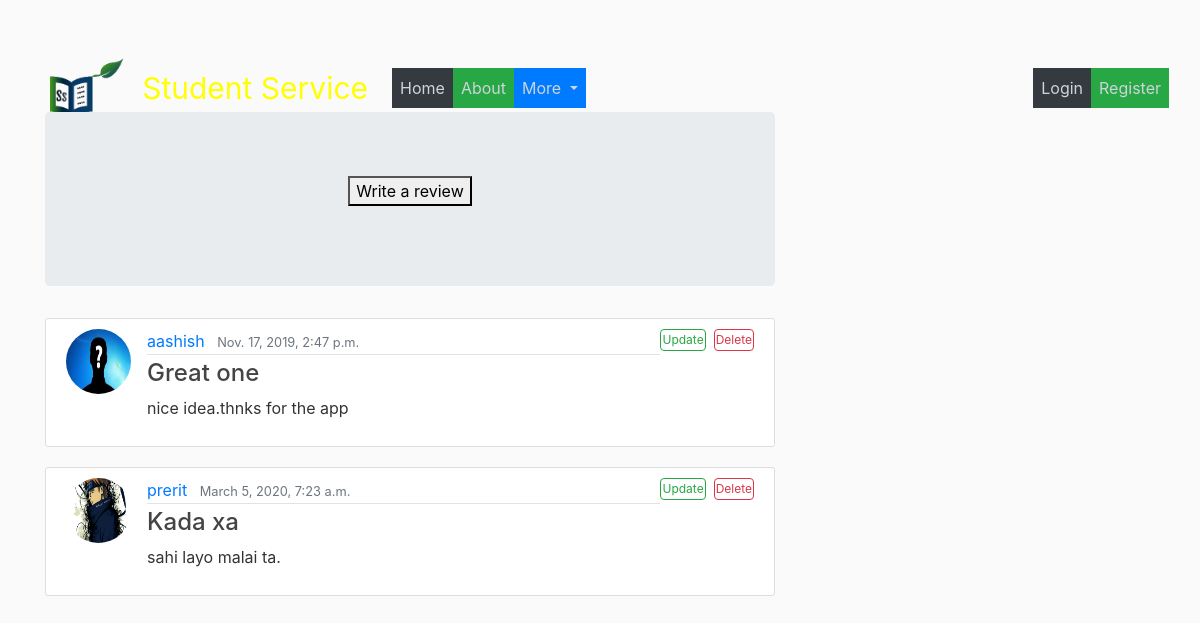
Page /rate/ on the committed database.
### blog/models.py (models this page shows, shortened)
class Post(models.Model):
    title = models.CharField(max_length=100)
    content = models.TextField()
    date = models.DateTimeField(default=timezone.now)
    author = models.ForeignKey(User, on_delete=models.CASCADE)

### users/models.py (models this page shows, shortened)
class Profile(models.Model):
    user = models.OneToOneField(User, on_delete=models.CASCADE)
    image = models.ImageField(default='default.jpg', upload_to='profile_pics')

### blog/views.py (the view)
# urls.py: path('rate/', PostListView.as_view(), name='blog-rate'),
class PostListView(ListView):
    model = Post
    template_name = 'users/rate.html'
    context_object_name = 'posts'
    ordering = ['-author']

### users/templates/users/rate.html (shortened to what this page needs)
{% extends "blog/base.html" %}
{% load crispy_forms_tags %}
{% block content %}
<link rel="stylesheet" type="text/css" href="/media/rate.css">
<p>
<div id="jumb" class="jumbotron text-center">
    <form action="new/" method="POST" enctype="multipart/form-data">
        <button type="submit">Write a review</button>
    </form>
</div>
{% for post in posts %}
<article class="media content-section">
    <img class="rounded-circle article-img" src="{{ post.author.profile.image.url }}">
    <div class="media-body">
        <div class="article-metadata">
            <a class="mr-2" href="/profile">{{ post.author }}</a>
            <small class="text-muted">{{ post.date }}</small>
        </div>
        <h4><a class="article-title">{{ post.title }}</a></h4>
        <p class="article-content">{{ post.content }}</p>
    </div>
    <a id="button1" class="btn btn-outline-success" href="{% url 'post-update' post.id %}">Update </a> &ensp;
    <a id="button2" class="btn btn-outline-danger" href="{% url 'post-delete' post.id %}">Delete</a>
</article>
{% endfor %}
{% endblock content %}

### blog/templates/blog/base.html (shortened to what this page needs)
{% load static %}
<html>
<head>
    <link rel="stylesheet" href="https://maxcdn.bootstrapcdn.com/bootstrap/4.0.0/css/bootstrap.min.css"
>
    <link rel="stylesheet" type="text/css" href="{% static 'blog/main.css' %}">
    <link rel="stylesheet" type="text/css" href="/media/base.css">
</head>
<body>
<header class="site-header">
    <nav class="navbar navbar-expand-md navbar-dark bg-transparent ">
        <img id="logoko" src="/media/logo.png">
        <div class="container">
            <a id="titlekocolor" class="navbar-brand mr-4" href="{% url 'blog-home' %}">Student Service</a>
            <div class="collapse navbar-collapse" id="navbarToggle">
                <div class="navbar-nav mr-auto">
                    <a class="nav-item nav-link bg-dark" href="{% url 'blog-home' %}">Home</a>
                    <a class="nav-item nav-link bg-success" href="{% url 'blog-about' %}">About</a>
                    <li class="nav-item dropdown">
                        <a class="nav-link dropdown-toggle bg-primary" href="#" id="navbarDropdown" role="button"
                           data-toggle="dropdown" aria-haspopup="true" aria-expanded="false">
                            More
                        </a>
                    </li>
                </div>
                <div class="navbar-nav">
                    {% if user.is_authenticated %}
                    <a id="suru" class="nav-item nav-link" href="#">Information Section</a>
                    <a id="suru" class="nav-item nav-link" href="#">Document Section</a>
                    <a id="suru" class="nav-item nav-link" href="{% url 'account' %}">Account Section</a>
                    <a class="nav-item nav-link bg-success" href="{% url 'profile' %}">Profile</a>
                    <a class="nav-item nav-link bg-dark" href="{% url 'logout' %}">Logout</a>
                    {% else %}
                    <a class="nav-item nav-link bg-dark" href="{% url 'login' %}">Login</a>
                    <a class="nav-item nav-link bg-success" href="{% url 'register' %}">Register</a>
                    {% endif %}
                </div>
            </div>
        </div>
    </nav>
</header>
<main role="main" class="container">
    <div class="row">
        <div class="col-md-8">
            {% block content %}{% endblock %}
        </div>
    </div>
</main>
</body>
</html>

### blog/static/blog/main.css (style rules this page uses)
body { background: #fafafa; color: #333333; margin-top: 5rem; }
h1, h2, h3, h4, h5, h6 { color: #444444; }
.site-header .navbar-nav .nav-link { color: #cbd5db; }
.content-section { background: #ffffff; padding: 10px 20px; border: 1px solid #dddddd; border-radius: 3px; margin-bottom: 20px; }
.article-title { color: #444444; }
.article-content { white-space: pre-line; }
.article-img { height: 65px; width: 65px; margin-right: 16px; }
.article-metadata { padding-bottom: 1px; margin-bottom: 4px; border-bottom: 1px solid #e3e3e3 }

### media/base.css (style rules this page uses)
#titlekocolor { color:yellow; font-size:30px; }
body { background-image:url("/media/backauth.jpg"); background-size: 1368px 1080px; }
nav { height:10px; }
#logoko { height:80px; width:120px; padding-left:30px; padding-top:0px; padding-bottom:0px; }

### media/rate.css (style rules this page uses)
#button1 { padding: 1px 1px; font-size: 12px; }
#button2 { padding: 1px 1px; font-size: 12px; }

### rows in the picture
Post: author.profile.image (placeholder picture), author "aashish", date "Nov. 17, 2019, 2:47 p.m.", title "Great one", content "nice idea.thnks for the app"
Post: author.profile.image (picture), author "prerit", date "March 5, 2020, 7:23 a.m.", title "Kada xa", content "sahi layo malai ta."
